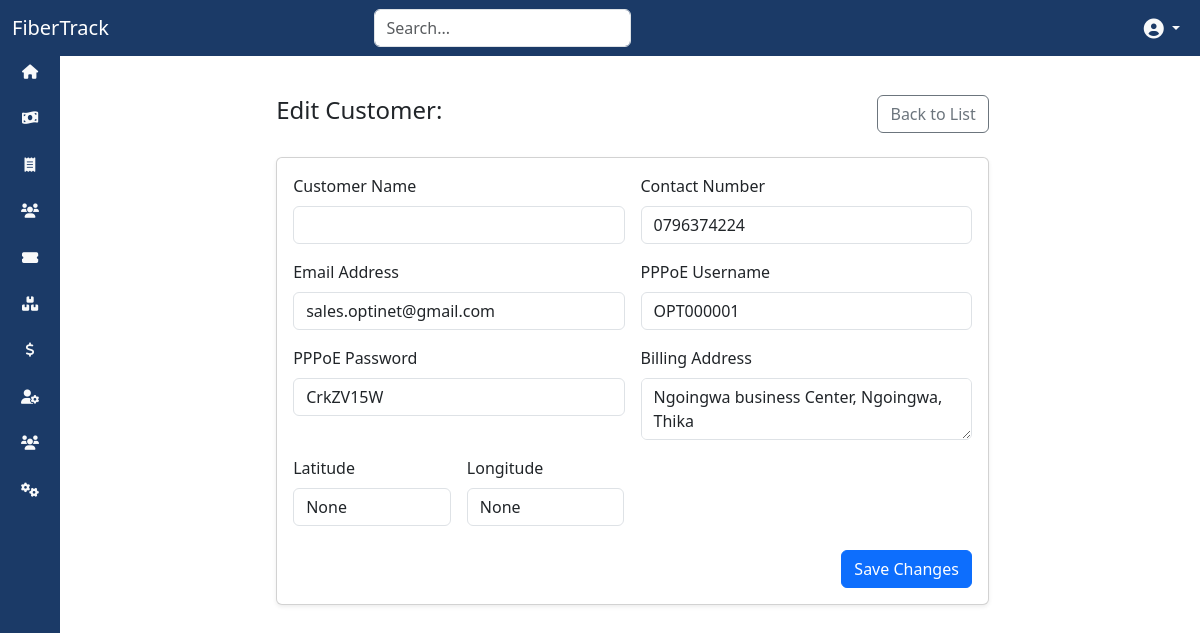
The page /customers/edit/OPT000001/ (signed in) on the database as committed earlier.
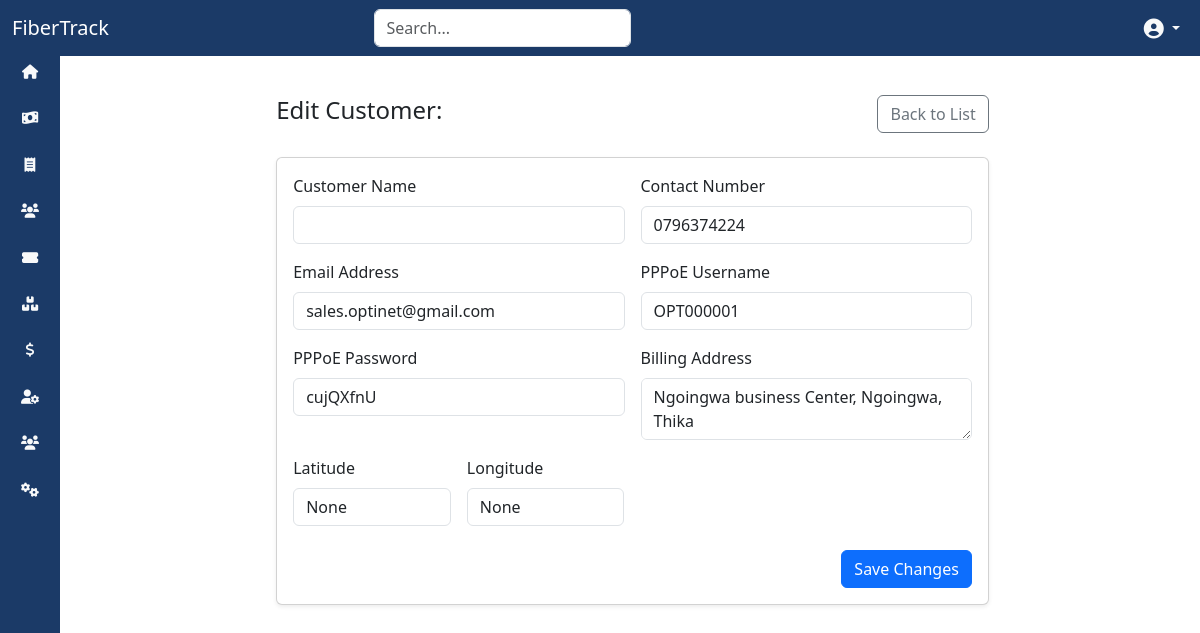
The same page on the database as committed later.
### customers/models.py (models this page shows, shortened)
class Customer(models.Model):
    customer_id = models.CharField(max_length=20, unique=True, blank=True)  # Auto-generated field
    first_name = models.CharField(max_length=255)
    last_name = models.CharField(max_length=255)
    contact_number = models.CharField(max_length=20, blank=True, null=True)
    email = models.EmailField(blank=True, null=True)
    pppoe_username = models.CharField(max_length=50, blank=True)  # Can be autogenerated or manually adjusted
    pppoe_password = models.CharField(max_length=50, blank=True)  # Can be autogenerated or manually adjusted
    billing_address = models.TextField(blank=True, null=True)
    latitude = models.DecimalField(max_digits=9, decimal_places=6, blank=True, null=True)
    longitude = models.DecimalField(max_digits=9, decimal_places=6, blank=True, null=True)
    date_created = models.DateTimeField(auto_now_add=True)
    account_balance = models.DecimalField(max_digits=10, decimal_places=2, default=0)
    credit = models.DecimalField(max_digits=10, decimal_places=2, default=0)
    outstanding_amount = models.DecimalField(max_digits=10, decimal_places=2, default=0)

### customers/views.py (the view)
# urls.py: path('customers/edit/<str:customer_id>/', views.customer_edit, name='customer_edit'),
@login_required(login_url='/auth_app/login/')
def customer_edit(request, customer_id):
    customer = get_object_or_404(Customer, customer_id=customer_id)
    if request.method == 'POST':
        form = CustomerForm(request.POST, instance=customer)
        if form.is_valid():
            form.save()
            return redirect('customer_detail', customer_id=customer.customer_id)
    else:
        form = CustomerForm(instance=customer)
    return render(request, 'customer_edit.html', {'form': form, 'customer': customer})

### customers/forms.py (shortened to what this page needs)
class CustomerForm(forms.ModelForm):
    class Meta:
        model = Customer
        fields = [
            'first_name','last_name', 'contact_number', 'email', 'pppoe_username', 'pppoe_password',
            'billing_address', 'latitude', 'longitude', 'account_balance', 'credit', 'outstanding_amount'
        ]
    def __init__(self, *args, **kwargs):
        super(CustomerForm, self).__init__(*args, **kwargs)
        self.fields['credit'].widget.attrs['readonly'] = True  # Credit is derived from balance
        self.fields['outstanding_amount'].widget.attrs['readonly'] = True  # Outstanding amount is derived from balance

### customers/templates/customer_edit.html (shortened to what this page needs)
{% extends 'base.html' %}
{% block content %}
<div class="container mt-4">
    <div class="row justify-content-center">
        <div class="col-md-8">
            <div class="d-flex justify-content-between align-items-center mb-4">
                <h1 class="h4">Edit Customer: {{ customer.name }}</h1>
                <a href="{% url 'customer_list' %}" class="btn btn-outline-secondary">Back to List</a>
            </div>
            <div class="card shadow-sm">
                <div class="card-body">
                    <form method="post" action="{% url 'customer_edit' customer.customer_id %}">
                        <div class="row g-3">
                            <div class="col-md-6">
                                <label for="name" class="form-label">Customer Name</label>
                                <input type="text" class="form-control" id="name" name="name" value="{{ customer.name }}" required>
                            </div>
                            <div class="col-md-6">
                                <label for="contact_number" class="form-label">Contact Number</label>
                                <input type="text" class="form-control" id="contact_number" name="contact_number" value="{{ customer.contact_number }}" required>
                            </div>
                            <div class="col-md-6">
                                <label for="email" class="form-label">Email Address</label>
                                <input type="email" class="form-control" id="email" name="email" value="{{ customer.email }}">
                            </div>
                            <div class="col-md-6">
                                <label for="pppoe_username" class="form-label">PPPoE Username</label>
                                <input type="text" class="form-control" id="pppoe_username" name="pppoe_username" value="{{ customer.pppoe_username }}" readonly>
                            </div>
                            <div class="col-md-6">
                                <label for="pppoe_password" class="form-label">PPPoE Password</label>
                                <input type="text" class="form-control" id="pppoe_password" name="pppoe_password" value="{{ customer.pppoe_password }}" placeholder="Leave blank to keep existing password">
                            </div>
                            <div class="col-md-6">
                                <label for="billing_address" class="form-label">Billing Address</label>
                                <textarea class="form-control" id="billing_address" name="billing_address" rows="2">{{ customer.billing_address }}</textarea>
                            </div>
                            <div class="col-md-3">
                                <label for="latitude" class="form-label">Latitude</label>
                                <input type="text" class="form-control" id="latitude" name="latitude" value="{{ customer.latitude }}">
                            </div>
                            <div class="col-md-3">
                                <label for="longitude" class="form-label">Longitude</label>
                                <input type="text" class="form-control" id="longitude" name="longitude" value="{{ customer.longitude }}">
                            </div>
                        </div>
                        <div class="mt-4 d-flex justify-content-end">
                            <button type="submit" class="btn btn-primary">Save Changes</button>
                        </div>
                    </form>
                </div>
            </div>
        </div>
    </div>
</div>
{% endblock %}

Rows that differ between the two databases and show on the page:
changed Customer "sales.optinet@gmail.com": pppoe_password "CrkZV15W" → "cujQXfnU"
